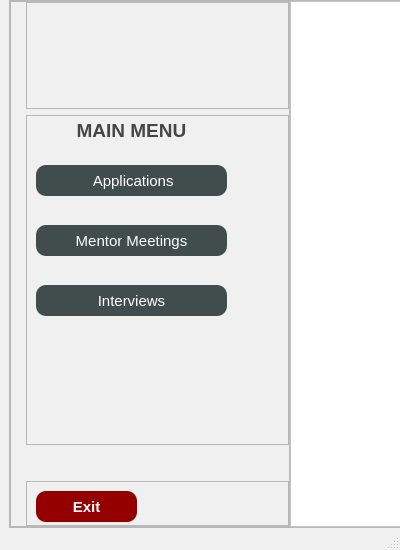
<?xml version="1.0" encoding="UTF-8"?>
<ui version="4.0">
 <class>MainWindow</class>
 <widget class="QMainWindow" name="MainWindow">
  <property name="geometry">
   <rect>
    <x>0</x>
    <y>0</y>
    <width>400</width>
    <height>550</height>
   </rect>
  </property>
  <property name="minimumSize">
   <size>
    <width>400</width>
    <height>550</height>
   </size>
  </property>
  <property name="windowTitle">
   <string>MainWindow</string>
  </property>
  <property name="styleSheet">
   <string notr="true">QMainWindow{
 
	background-color: rgb(240, 240, 240);
}</string>
  </property>
  <widget class="QWidget" name="centralwidget">
   <layout class="QVBoxLayout" name="verticalLayout_2">
    <property name="topMargin">
     <number>0</number>
    </property>
    <property name="rightMargin">
     <number>0</number>
    </property>
    <property name="bottomMargin">
     <number>0</number>
    </property>
    <item>
     <widget class="QFrame" name="mainFrame">
      <property name="minimumSize">
       <size>
        <width>500</width>
        <height>300</height>
       </size>
      </property>
      <property name="font">
       <font>
        <bold>false</bold>
       </font>
      </property>
      <property name="frameShape">
       <enum>QFrame::StyledPanel</enum>
      </property>
      <property name="frameShadow">
       <enum>QFrame::Raised</enum>
      </property>
      <layout class="QHBoxLayout" name="horizontalLayout_2">
       <property name="spacing">
        <number>0</number>
       </property>
       <property name="leftMargin">
        <number>0</number>
       </property>
       <property name="topMargin">
        <number>0</number>
       </property>
       <property name="rightMargin">
        <number>0</number>
       </property>
       <property name="bottomMargin">
        <number>0</number>
       </property>
       <item>
        <widget class="QFrame" name="frameLeft">
         <property name="minimumSize">
          <size>
           <width>280</width>
           <height>500</height>
          </size>
         </property>
         <property name="maximumSize">
          <size>
           <width>310</width>
           <height>16777215</height>
          </size>
         </property>
         <property name="styleSheet">
          <string notr="true"/>
         </property>
         <property name="frameShape">
          <enum>QFrame::StyledPanel</enum>
         </property>
         <property name="frameShadow">
          <enum>QFrame::Raised</enum>
         </property>
         <layout class="QVBoxLayout" name="verticalLayout_4">
          <property name="leftMargin">
           <number>15</number>
          </property>
          <property name="topMargin">
           <number>0</number>
          </property>
          <property name="rightMargin">
           <number>0</number>
          </property>
          <property name="bottomMargin">
           <number>0</number>
          </property>
          <item>
           <widget class="QFrame" name="frameTopLeft">
            <property name="minimumSize">
             <size>
              <width>0</width>
              <height>100</height>
             </size>
            </property>
            <property name="maximumSize">
             <size>
              <width>16777215</width>
              <height>200</height>
             </size>
            </property>
            <property name="frameShape">
             <enum>QFrame::StyledPanel</enum>
            </property>
            <property name="frameShadow">
             <enum>QFrame::Raised</enum>
            </property>
            <layout class="QVBoxLayout" name="verticalLayout_5">
             <property name="spacing">
              <number>6</number>
             </property>
             <property name="topMargin">
              <number>15</number>
             </property>
             <property name="rightMargin">
              <number>0</number>
             </property>
             <property name="bottomMargin">
              <number>0</number>
             </property>
             <item>
              <widget class="QLabel" name="labelLogo">
               <property name="minimumSize">
                <size>
                 <width>221</width>
                 <height>61</height>
                </size>
               </property>
               <property name="maximumSize">
                <size>
                 <width>221</width>
                 <height>61</height>
                </size>
               </property>
               <property name="text">
                <string/>
               </property>
               <property name="pixmap">
                <pixmap>logoPhoto.png</pixmap>
               </property>
               <property name="scaledContents">
                <bool>true</bool>
               </property>
              </widget>
             </item>
             <item>
              <spacer name="verticalSpacer_3">
               <property name="orientation">
                <enum>Qt::Vertical</enum>
               </property>
               <property name="sizeHint" stdset="0">
                <size>
                 <width>20</width>
                 <height>40</height>
                </size>
               </property>
              </spacer>
             </item>
            </layout>
           </widget>
          </item>
          <item>
           <widget class="QFrame" name="frameMenu">
            <property name="minimumSize">
             <size>
              <width>221</width>
              <height>330</height>
             </size>
            </property>
            <property name="frameShape">
             <enum>QFrame::StyledPanel</enum>
            </property>
            <property name="frameShadow">
             <enum>QFrame::Raised</enum>
            </property>
            <widget class="QPushButton" name="pushButtonInterviews">
             <property name="geometry">
              <rect>
               <x>10</x>
               <y>170</y>
               <width>191</width>
               <height>31</height>
              </rect>
             </property>
             <property name="font">
              <font>
               <pointsize>11</pointsize>
               <bold>false</bold>
              </font>
             </property>
             <property name="styleSheet">
              <string notr="true">QPushButton{
background-color: rgb(65, 77, 77);
color: rgb(255, 255, 255);
border-radius: 10px;
}

QPushButton:hover {
 
 background-color: rgb(90, 100, 100);
}

QPushButton:pressed{
 background-color: white;
 color: rgb(65, 77, 77);
 border: 1px solid black;
}</string>
             </property>
             <property name="text">
              <string>Interviews</string>
             </property>
            </widget>
            <widget class="QPushButton" name="pushButtonApplications">
             <property name="geometry">
              <rect>
               <x>10</x>
               <y>50</y>
               <width>191</width>
               <height>31</height>
              </rect>
             </property>
             <property name="font">
              <font>
               <pointsize>11</pointsize>
               <bold>false</bold>
              </font>
             </property>
             <property name="styleSheet">
              <string notr="true">QPushButton{
background-color: rgb(65, 77, 77);
color: rgb(255, 255, 255);
border-radius: 10px;
}

QPushButton:hover {
 
 background-color: rgb(90, 100, 100);
}

QPushButton:pressed{
 background-color: white;
 color: rgb(65, 77, 77);
 border: 1px solid black;
}</string>
             </property>
             <property name="text">
              <string> Applications</string>
             </property>
            </widget>
            <widget class="QPushButton" name="pushButtonMentorMeetings">
             <property name="geometry">
              <rect>
               <x>10</x>
               <y>110</y>
               <width>191</width>
               <height>31</height>
              </rect>
             </property>
             <property name="font">
              <font>
               <pointsize>11</pointsize>
               <bold>false</bold>
              </font>
             </property>
             <property name="styleSheet">
              <string notr="true">QPushButton{
background-color: rgb(65, 77, 77);
color: rgb(255, 255, 255);
border-radius: 10px;
}

QPushButton:hover {
 
 background-color: rgb(90, 100, 100);
}

QPushButton:pressed{
 background-color: white;
 color: rgb(65, 77, 77);
 border: 1px solid black;
}</string>
             </property>
             <property name="text">
              <string>Mentor Meetings</string>
             </property>
            </widget>
            <widget class="QLabel" name="label">
             <property name="geometry">
              <rect>
               <x>10</x>
               <y>0</y>
               <width>191</width>
               <height>31</height>
              </rect>
             </property>
             <property name="minimumSize">
              <size>
               <width>0</width>
               <height>31</height>
              </size>
             </property>
             <property name="font">
              <font>
               <pointsize>14</pointsize>
               <bold>true</bold>
              </font>
             </property>
             <property name="styleSheet">
              <string notr="true">color: rgb(70,70,70);
letter-spacing: 0.2em;
</string>
             </property>
             <property name="text">
              <string>MAIN MENU</string>
             </property>
             <property name="alignment">
              <set>Qt::AlignCenter</set>
             </property>
            </widget>
           </widget>
          </item>
          <item>
           <spacer name="verticalSpacer">
            <property name="orientation">
             <enum>Qt::Vertical</enum>
            </property>
            <property name="sizeHint" stdset="0">
             <size>
              <width>20</width>
              <height>40</height>
             </size>
            </property>
           </spacer>
          </item>
          <item>
           <widget class="QFrame" name="frameLeftBottom">
            <property name="minimumSize">
             <size>
              <width>0</width>
              <height>45</height>
             </size>
            </property>
            <property name="frameShape">
             <enum>QFrame::StyledPanel</enum>
            </property>
            <property name="frameShadow">
             <enum>QFrame::Raised</enum>
            </property>
            <widget class="QPushButton" name="pushButtonExit">
             <property name="geometry">
              <rect>
               <x>10</x>
               <y>10</y>
               <width>101</width>
               <height>31</height>
              </rect>
             </property>
             <property name="minimumSize">
              <size>
               <width>101</width>
               <height>31</height>
              </size>
             </property>
             <property name="maximumSize">
              <size>
               <width>101</width>
               <height>31</height>
              </size>
             </property>
             <property name="font">
              <font>
               <pointsize>11</pointsize>
               <bold>true</bold>
              </font>
             </property>
             <property name="styleSheet">
              <string notr="true">QPushButton{
 background-color: rgb(148, 0, 0);
 color: rgb(255, 255, 255);
 border-radius: 10px;
}
QPushButton:hover {
  background-color: rgba(157, 9, 19,200);
  color: rgb(255, 255, 255);
  border-radius: 10px;
  border: 1px solid black;
}

QPushButton:pressed {
  background-color: white;
  color: rgb(170, 0, 0);
  border: 1px solid black;
}

</string>
             </property>
             <property name="text">
              <string>Exit</string>
             </property>
            </widget>
           </widget>
          </item>
         </layout>
        </widget>
       </item>
       <item>
        <widget class="QFrame" name="frameRight">
         <property name="minimumSize">
          <size>
           <width>0</width>
           <height>0</height>
          </size>
         </property>
         <property name="styleSheet">
          <string notr="true">background-color: white;</string>
         </property>
         <property name="frameShape">
          <enum>QFrame::StyledPanel</enum>
         </property>
         <property name="frameShadow">
          <enum>QFrame::Raised</enum>
         </property>
         <layout class="QVBoxLayout" name="verticalLayout">
          <property name="spacing">
           <number>0</number>
          </property>
          <property name="leftMargin">
           <number>0</number>
          </property>
          <property name="topMargin">
           <number>0</number>
          </property>
          <property name="bottomMargin">
           <number>0</number>
          </property>
         </layout>
        </widget>
       </item>
      </layout>
     </widget>
    </item>
   </layout>
  </widget>
  <widget class="QMenuBar" name="menubar">
   <property name="geometry">
    <rect>
     <x>0</x>
     <y>0</y>
     <width>400</width>
     <height>22</height>
    </rect>
   </property>
  </widget>
  <widget class="QStatusBar" name="statusbar"/>
 </widget>
 <resources/>
 <connections/>
</ui>
